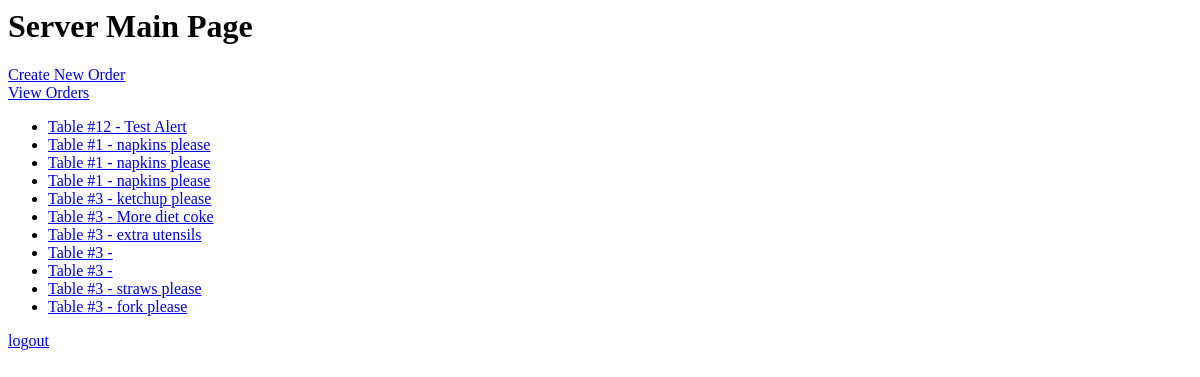
The app's page /server/ (signed in), older data.
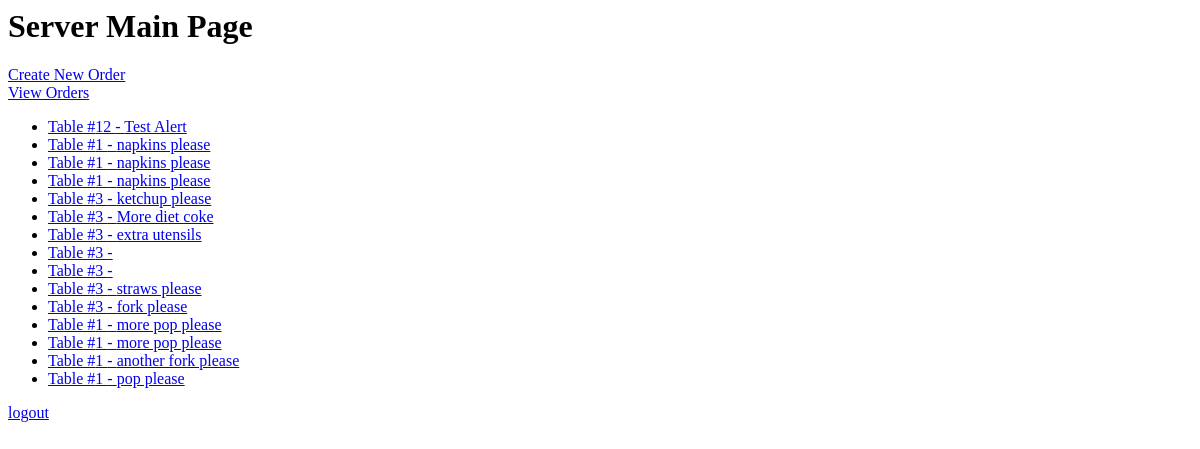
The same page, newer data.
### restaurant/models.py (models this page shows)
class Alert(models.Model):
    Order = models.ForeignKey(Order)
    Message = models.CharField(max_length=500)
    Resolved = models.BooleanField(default=0)

class Order(models.Model):
	CREATED = 'CREATED'
	SENT_TO_KITCHEN = 'SENT TO KITCHEN'
	STARTED = 'STARTED'
	READY = 'READY'
	SERVED = 'SERVED'
	COMPLETED = 'COMPLETED'
	STATUS_CHOICES = (
		(CREATED, 'Order created'),
		(SENT_TO_KITCHEN, 'Order sent to kitchen'),
		(STARTED, 'Order started'),
		(READY, 'Order ready to be served'),
		(SERVED, 'Order served'),
		(COMPLETED, 'Order completed')
	)
	Code = models.CharField(max_length=20)
	Table = models.IntegerField(default=0)
	Status= models.CharField(max_length=15, choices=STATUS_CHOICES, default=CREATED,)
	StartTime = models.DateTimeField(default=timezone.now)

### restaurant/views.py (the view)
# urls.py: url(r'^server/$', views.ServerView.as_view(), name='server'),
class ServerView(generic.ListView):
    template_name = 'restaurant/server.html'
    context_object_name = 'current_alert_list'
    def get_queryset(self):
        return Alert.objects.filter(Resolved=0)#.order_by('Order_id.Table')

### restaurant/templates/restaurant/server.html (shortened to what this page needs)
{% load static %}
{% if user.is_authenticated %}
<h1> Server Main Page </h1>
<a href="{% url 'restaurant:orderstart' %}">Create New Order</a>
<a href="{% url 'restaurant:orders' %}">View Orders</a>
  {% if current_alert_list %}
      <ul>
        {% for alert in current_alert_list %}
          <li><a href="{% url 'restaurant:alertdetails' alert.id %}">Table #{{ alert.Order.Table }} - {{alert.Message}}</a></li>
          {% endfor %}
        </ul>
        {% else %}
        <p>No current alerts.</p>
  {% endif %}
  <p><a href="/login">logout</a></p>
{% else %}
    <p><a href="/login">Please Login</a></p>
{% endif %}

Row changes from the older to the newer data that the page shows:
added Alert: Order.Table "1", Message "more pop please"
added Alert: Order.Table "1", Message "more pop please"
added Alert: Order.Table "1", Message "another fork please"
added Alert: Order.Table "1", Message "pop please"
